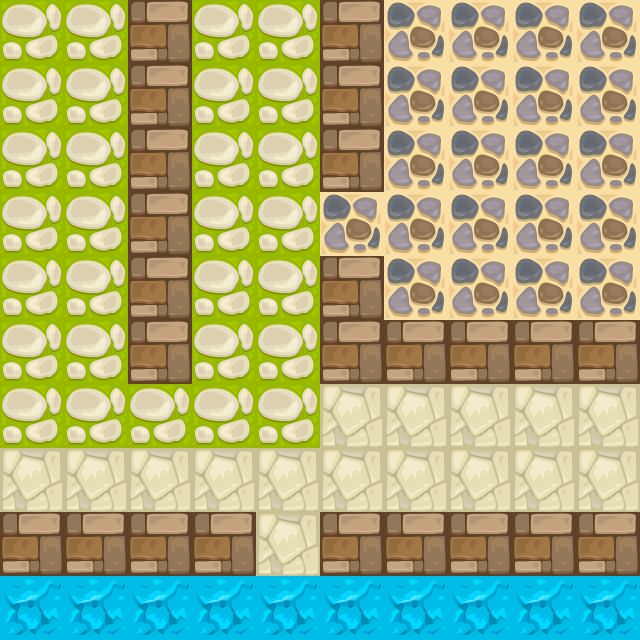

A 2D game scene composited from a Tiled map and its tileset images. What follows is a short description and the map's XML, with every tile layer's data as written:
An orthogonal 10x10 tile map with 64x64 px tiles, 2 tile layers (walls_layer, floor_layer).

<map version="1.2" tiledversion="1.2.4" orientation="orthogonal" renderorder="right-down" width="10" height="10" tilewidth="64" tileheight="64" infinite="0" nextlayerid="3" nextobjectid="1">
 <tileset firstgid="1" name="map_tiles" tilewidth="64" tileheight="64" tilecount="6" columns="0">
  <grid orientation="orthogonal" width="1" height="1" />
  <tile id="0">
   <image width="64" height="64" source="Assets/clay_tile_64_01.png" />
  </tile>
  <tile id="1">
   <image width="64" height="64" source="Assets/grass_01_tile_64_01.png" />
  </tile>
  <tile id="2">
   <image width="64" height="64" source="Assets/ice_tile_64_01.png" />
  </tile>
  <tile id="3">
   <image width="64" height="64" source="Assets/paving_01_tile_64_02.png" />
  </tile>
  <tile id="4">
   <image width="64" height="64" source="Assets/paving_02_tile_64_01.png" />
  </tile>
  <tile id="5">
   <image width="64" height="64" source="Assets/sand_01_tile_64_01.png" />
  </tile>
 </tileset>
 <layer id="1" name="walls_layer" width="10" height="10">
  <data encoding="csv">
0,0,4,0,0,4,0,0,0,0,
0,0,4,0,0,4,0,0,0,0,
0,0,4,0,0,4,0,0,0,0,
0,0,4,0,0,0,0,0,0,0,
0,0,4,0,0,4,0,0,0,0,
0,0,4,0,0,4,4,4,4,4,
0,0,0,0,0,0,0,0,0,0,
0,0,0,0,0,0,0,0,0,0,
4,4,4,4,0,4,4,4,4,4,
0,0,0,0,0,0,0,0,0,0
</data>
 </layer>
 <layer id="2" name="floor_layer" width="10" height="10">
  <data encoding="csv">
2,2,0,2,2,0,6,6,6,6,
2,2,0,2,2,0,6,6,6,6,
2,2,0,2,2,0,6,6,6,6,
2,2,0,2,2,6,6,6,6,6,
2,2,0,2,2,0,6,6,6,6,
2,2,0,2,2,0,0,0,0,0,
2,2,2,2,2,5,5,5,5,5,
5,5,5,5,5,5,5,5,5,5,
0,0,0,0,5,0,0,0,0,0,
3,3,3,3,3,3,3,3,3,3
</data>
 </layer>
</map>
